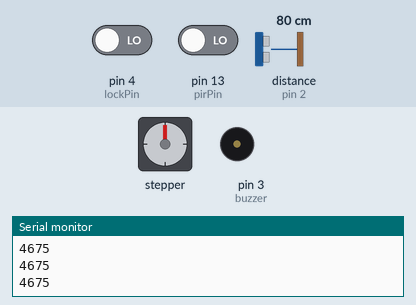
Simulated run of this sketch. Board: Arduino Uno, built with avr-gcc and run on an emulated ATmega328P. Parts: stepper motor, buzzer (waves = sounding, pin HIGH), the last lines printed to the serial monitor. Wiring (inferred from the names in the program): ultrasonic range finder: trigger pin 6; echo pin 2. Inputs (shaded band) come from the test bench; at power-on: pin 13 (pirPin) LOW, pin 4 (lockPin) LOW, distance to the obstacle (sensor on pin 2) 80 cm. The echo pulse lasts 58.3 µs per cm; stepper angles assume 2048 steps per turn; pins used as bus, display or sensor lines are not drawn.

Above: at 1.2 s.
1.3 s: pin 13 (pirPin) driven HIGH
At 1.89 s:
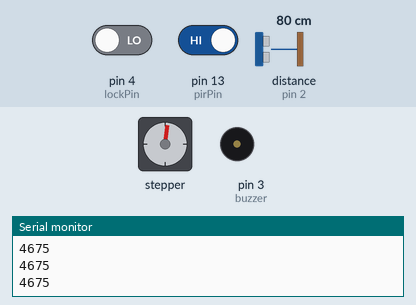
At 5.4 s:
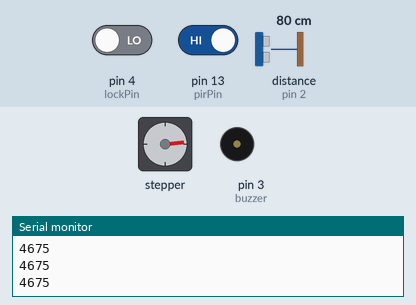
Timing chart, 0 to 6.9 s (numbered marks = the images above; inputs shaded):
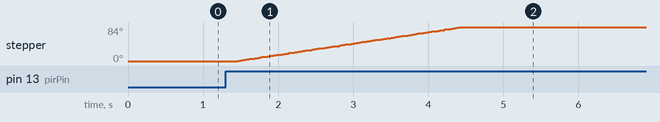

The sketch:

Automatic_Door.ino
```cpp
/* Author: David Wang

   Automatic Door Using 28BYJ-48 Stepper motor, HC-SR04 Ultrasonic sensor, and HC-SR501 PIR
   motion sensor.
*/

#include <Stepper.h>

#define STEPS_PER_MOTOR_REVOLUTION 32
//#define STEPS_PER_OUTPUT_REVOLUTION 32 * 64  //2048
#define STEPS_TO_END 15 //STEPS TO OPEN DOOR

Stepper stepper(STEPS_PER_MOTOR_REVOLUTION, 8, 10, 9, 11);

int  Steps2Take;
int startRev = 0; //INITIAL COUNTER FOR STEPS

const int trigPin = 6; //ULTRASONIC TRIGGER PIN
const int echoPin = 2; //ULTRASONIC ECHO PIN
const int lockPin = 4; //LOCK DOOR BUTTON
const int pirPin = 13; //PIR MOTION SENSOR PIN
const int buzzer = 3; //BUZZER PIN

int pirValue; //PIR MOTION SENSOR VALUE
int lockValue; //LOCK DOOR VALUE

int buttonState = 0; //LOCK DOOR STATE
int lastButtonState = 0;

int STATE; //STATE MACHINE VARIABLE

const int idle = 0; //STATES
const int openDoor = 1;
const int stayOpen = 2;
const int closeDoor = 3;
const int reOpen = 4;
const int lockDoor = 5;

volatile long distance; //ULTRASONIC DISTANCE + INTERRUPT VARIABLES
volatile long startTime;
volatile long endTime;

/////////////////////////////////////////////////////////////////////////////////////////
void setup() {

  Serial.begin(9600);

  pinMode(trigPin, OUTPUT);
  pinMode(pirPin, INPUT);
  pinMode(lockPin, INPUT);
  pinMode(echoPin, INPUT);
  pinMode(buzzer, OUTPUT);

  attachInterrupt(digitalPinToInterrupt(2), risingEdge, RISING); //ATTACH INTERRUPT PINS TO ULTRASONIC ECHO PIN
  attachInterrupt(digitalPinToInterrupt(2), fallingEdge, FALLING);

  stepper.setSpeed(300); //STEPPER MOTOR SPEED

  lockValue = 0;

  STATE = idle; //INITIAL STATE

}

/////////////////////////////////////////////////////////////////////////////////////////
void loop() {

  digitalWrite(trigPin, LOW); //SETTING ULTRASONIC TRIGGER TO DETECT DISTANCE DURATION
  delayMicroseconds(2);
  digitalWrite(trigPin, HIGH);
  delayMicroseconds(10);
  digitalWrite(trigPin, LOW);


  distance = pulseIn(echoPin, HIGH); //DISTANCE = DISTANCE DURATION

  pirValue = digitalRead(pirPin);
  buttonState = digitalRead(lockPin);

  if ( buttonState != lastButtonState) {
    if (buttonState == HIGH) {
      lockValue = !lockValue;
    }
    else {
      //nothing
    }
    delay(50);
  }

  lastButtonState = buttonState;

  doorState(); //STATE MACHINE

  Serial.println(distance); //TESTING DISTANCE
}

/////////////////////////////////////////////////////////////////////////////////////////
void doorState() { //STATE MACHINE

  switch (STATE) { //CHANGE STATES

    case idle:
      if (lockValue == HIGH)
        STATE = lockDoor;
      else if (pirValue == HIGH)
        STATE = openDoor;
      else
        STATE = idle;
      break;

    case openDoor:
      if (pirValue == HIGH)
        STATE = stayOpen;
      else
        STATE = closeDoor;
      break;

    case stayOpen:
      if (pirValue == HIGH)
        STATE = stayOpen;
      else
        STATE = closeDoor;
      break;

    case closeDoor:
      if (distance > 550 && startRev < STEPS_TO_END) //500 original distance
        STATE = closeDoor;
      else if (startRev >= STEPS_TO_END)
        STATE = idle;
      else {
        STATE = reOpen;

        //BUZZ WHEN ULTRASONIC DETECTS SOMETHING UNDER 500
        tone(buzzer, 1000); //1 kHz SOUND SIGNAL
        delay(500); //PLAY FOR THIS LONG
        noTone(buzzer); //STOP SOUND
        //delay(100); //STOP BUZZER
      }
      break;

    case reOpen:
      if (pirValue == HIGH)
        STATE = stayOpen;
      else if (distance < 550)
        STATE = reOpen;
      else
        STATE = closeDoor;
      break;

    case lockDoor:
      if (lockValue == HIGH)
        STATE = lockDoor;
      else
        STATE = idle;
      break;
  }

  /////////////////////////////////////////////////////////////////////////////////////////
  switch (STATE) { //STATE FUNCTIONS

    case idle:
      startRev = 0;
      delay(200);
      break;

    case openDoor:
      Steps2Take  =  STEPS_PER_MOTOR_REVOLUTION * STEPS_TO_END ;
      stepper.step(Steps2Take);
      delay(1000);
      startRev = 0;
      break;

    case stayOpen:
      delay(200);
      break;

    case closeDoor:
      if (startRev == 0)
        Steps2Take = 0;
      else
        Steps2Take  = - STEPS_PER_MOTOR_REVOLUTION;
      stepper.step(Steps2Take);
      startRev++;
      break;

    case reOpen:
      Steps2Take  = STEPS_PER_MOTOR_REVOLUTION * startRev;
      stepper.step(Steps2Take);
      startRev = 0;
      delay(200);
      break;

    case lockDoor:
      delay(200);
      break;

  }
}

/////////////////////////////////////////////////////////////////////////////////////////
void risingEdge() { //INTERRUPT
  endTime = 0;
  startTime = millis();
}

/////////////////////////////////////////////////////////////////////////////////////////
void fallingEdge() { //INTERRUPT
  endTime = millis();
  distance = endTime - startTime;
}
```

Measured:
- after the input at 1.3 s, stepper: turns 84° clockwise in 3.0 s, starting after 0.16 s
